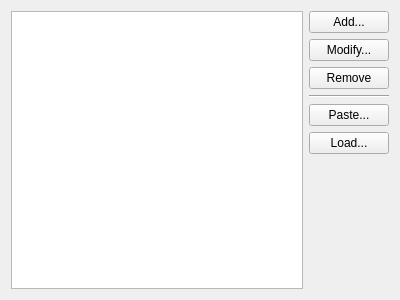
<?xml version="1.0" encoding="UTF-8"?>
<ui version="4.0">
 <class>UserFilters</class>
 <widget class="QWidget" name="UserFilters">
  <property name="geometry">
   <rect>
    <x>0</x>
    <y>0</y>
    <width>400</width>
    <height>300</height>
   </rect>
  </property>
  <property name="windowTitle">
   <string/>
  </property>
  <layout class="QHBoxLayout" name="horizontalLayout">
   <item>
    <widget class="QTreeView" name="View_">
     <property name="rootIsDecorated">
      <bool>false</bool>
     </property>
     <property name="itemsExpandable">
      <bool>false</bool>
     </property>
     <property name="expandsOnDoubleClick">
      <bool>false</bool>
     </property>
    </widget>
   </item>
   <item>
    <layout class="QVBoxLayout" name="verticalLayout">
     <item>
      <widget class="QPushButton" name="Add_">
       <property name="text">
        <string>Add...</string>
       </property>
      </widget>
     </item>
     <item>
      <widget class="QPushButton" name="Modify_">
       <property name="text">
        <string>Modify...</string>
       </property>
      </widget>
     </item>
     <item>
      <widget class="QPushButton" name="Remove_">
       <property name="text">
        <string>Remove</string>
       </property>
      </widget>
     </item>
     <item>
      <widget class="Line" name="line">
       <property name="orientation">
        <enum>Qt::Horizontal</enum>
       </property>
      </widget>
     </item>
     <item>
      <widget class="QPushButton" name="Paste_">
       <property name="toolTip">
        <string>Allows one to paste several add blocking rules in AdBlock+ format.</string>
       </property>
       <property name="text">
        <string>Paste...</string>
       </property>
      </widget>
     </item>
     <item>
      <widget class="QPushButton" name="Load_">
       <property name="toolTip">
        <string>Loads rules from a file, adding them to user rules.</string>
       </property>
       <property name="text">
        <string>Load...</string>
       </property>
      </widget>
     </item>
     <item>
      <spacer name="verticalSpacer">
       <property name="orientation">
        <enum>Qt::Vertical</enum>
       </property>
       <property name="sizeHint" stdset="0">
        <size>
         <width>20</width>
         <height>40</height>
        </size>
       </property>
      </spacer>
     </item>
    </layout>
   </item>
  </layout>
 </widget>
 <resources/>
 <connections/>
</ui>
